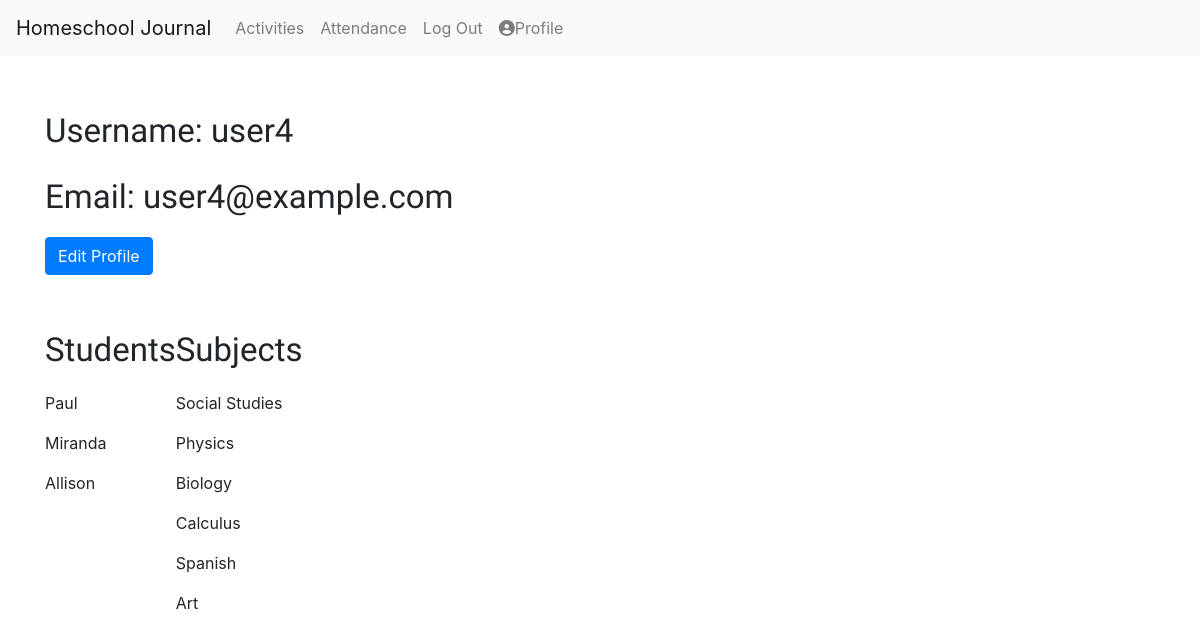
The page /profile (signed in) on the database as committed earlier.
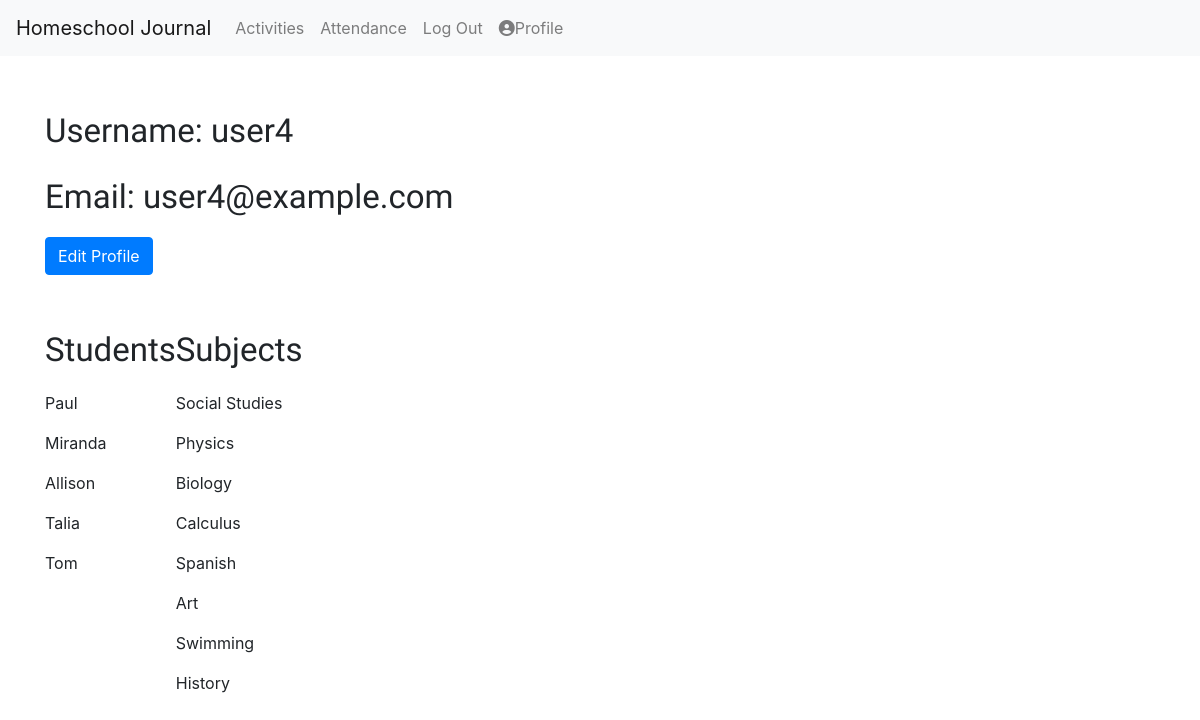
The same page on the database as committed later.
### app/models.py (models this page shows, shortened)
class Student(db.Model):
    id = db.Column(db.Integer, primary_key=True)
    student_name = db.Column(db.String(64), index=True)
    user_id = db.Column(db.Integer, db.ForeignKey('user.id'))
    attendance = db.relationship('Attendance', backref='student', lazy='dynamic')
    activities = db.relationship('Activity', backref='student', lazy='dynamic')
    def __str__(self):
        return self.student_name

class Subject(db.Model):
    id = db.Column(db.Integer, primary_key=True)
    user_id = db.Column(db.Integer, db.ForeignKey('user.id'), index=True)
    subject_name = db.Column(db.String(64), index=True)
    activities = db.relationship('Activity', backref='subject', lazy='dynamic')
    def __str__(self):
        return self.subject_name

### app/routes.py (the view)
@app.route('/profile', methods=['GET', 'POST'])
@login_required
def profile():
    return render_template('profile.html')

### app/models.py (called while the page is built)
@login.user_loader
def load_user(id):
    return User.query.get(int(id))

### app/templates/profile.html (shortened to what this page needs)
{% extends 'base.html' %}
{% block content %}
    <div class="profile-container">
        <div>
            <p class="profile-heading">Username: {{ current_user.username }}</p>
        </div>
        <div class="">
            <p class="profile-heading">Email: {{ current_user.email }}</p>
        </div>
        <a href="{{ url_for('edit_profile') }}" class="btn btn-primary">Edit Profile</a>
        <div class="profile-flex">
            <div class="profile-flex-item">
                <p class="profile-heading">Students</p>
                {% for student in current_user.students %}
                    <p>{{ student }}</p>
                {% endfor %}
            </div>
            <div class="profile-flex-item">
                <p class="profile-heading">Subjects</p>
                {% for subject in current_user.subjects %}
                    <p>{{ subject }}</p>
                {% endfor %}
            </div>
        </div>
    </div>
{% endblock %}

Rows that differ between the two databases and show on the page:
added Student: student_name "Talia"
added Student: student_name "Tom"
added Subject: subject_name "Swimming"
added Subject: subject_name "History"
